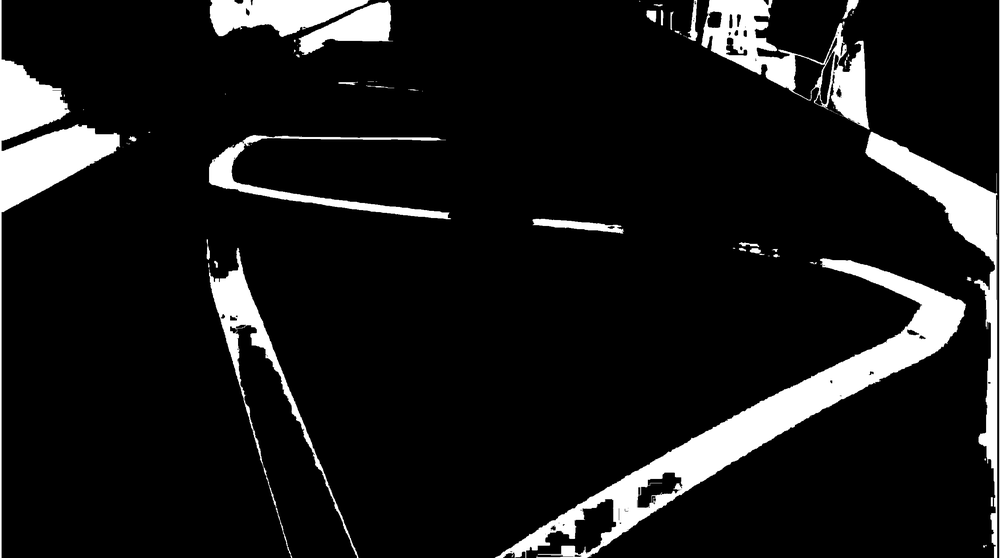
//> input picture tests_py/111.png, 1000 x 558 px, shrunk from 2516 x 1405 before the run, given in place of video.mp4, which was not available
$ ./main   (built with g++ and OpenCV 4)
//> lines starting //> are read from the running program, lines starting //| are printed output that depends on the picture; after the words box and inside, x2 and y2 are one past the last pixel; in counts of white or black regions, pixels touching at a corner belong together; pictures that were not available may be replaced by others from this repository, and a replacement may not be noted
#include <opencv2/opencv.hpp>
#include <iostream>
#include <chrono> // for timing
/*
Average preprocessing time: 0.000819749 seconds / frame
Average contour detection time: 0.000259412 seconds / frame
Correct contour detection rate: 95.6757%
*/
using namespace cv;
using namespace std;

// Function to perform preprocessing steps
// This function takes a frame of the video as input, performs preprocessing steps, and returns a binary mask of the region of interest (black -> white, other colors -> black)
void preprocessFrame(const Mat &inputFrame, Mat &outputFrame)
{
    // convert input frame to HSV color space
    Mat frame_hsv;
    cvtColor(inputFrame, frame_hsv, COLOR_BGR2HSV);

    // Smooth the image to reduce noise
    int blurSize = 7; // Adjust the size of the blur kernel
    GaussianBlur(frame_hsv, frame_hsv, Size(blurSize, blurSize), 0);

    // Filter out the colors that are not in the range of HSV values of interest
    Mat rangeFilteredMask;

    // method 1: HSV inrange filtering
    inRange(frame_hsv, Scalar(0, 0, 0), Scalar(180, 132, 107), rangeFilteredMask);

    // [11 lines of commented-out code are left out]
    int dilationSize = 12; // Adjust the size of the dilation kernel
    Mat kernel = getStructuringElement(MORPH_RECT, Size(dilationSize, dilationSize));
    dilate(rangeFilteredMask, rangeFilteredMask, kernel, Point(-1, -1), 1);
    erode(rangeFilteredMask, outputFrame, kernel, Point(-1, -1), 1);
}

// Function to detect contours
// returns true if contours are found, false otherwise
// stores the largest contour in largestContour
bool detectContours(const Mat &inputFrame, vector<Point> &largestContour)
{
    vector<vector<Point>> contours;
    findContours(inputFrame, contours, RETR_EXTERNAL, CHAIN_APPROX_SIMPLE);

    if (contours.empty())
    {
        // No contours found, return false
        return false;
    }

    int largest_contour_index = 0;
    double max_area = 0.0;
    for (size_t i = 0; i < contours.size(); i++)
    {
        double area = contourArea(contours[i]);
        if (area > max_area)
        {
            max_area = area;
            largest_contour_index = i;
        }
    }

    largestContour = contours[largest_contour_index];
    return true; // Contours found
}

int main()
{
    VideoCapture cap("/home/hat082/coursework/video.mp4");

    if (!cap.isOpened())
    {
        cout << "Error opening video file" << endl;
        return -1;
    }

    VideoWriter out;
    int frame_width = cap.get(CAP_PROP_FRAME_WIDTH);
    int frame_height = cap.get(CAP_PROP_FRAME_HEIGHT);
    out.open("/home/hat082/coursework/output_video.avi", VideoWriter::fourcc('M', 'J', 'P', 'G'), 25, Size(frame_width, frame_height), true);

    // Declaration for timing
    chrono::duration<double> total_preprocessing_time = chrono::duration<double>::zero();
    chrono::duration<double> total_contour_detection_time = chrono::duration<double>::zero();

    int frame_count = 0;   // to count the number of frames processed
    int correct_count = 0; // to count the number of frames with correct contour detection

    int split = 1;

    while (true)
    {
        Mat frame;
        cap >> frame;
//> frame is the input picture: 558 rows x 1000 cols, CV_8UC3; min 0, max 255, mean 26.2
        if (frame.empty())
        {
            cout << "End of video" << endl;
            break;
        }

        // define the region of interest
        // draw a rectangle on the frame to show the region of interest

        int x = frame.cols * 0.02;
//> x = 20
        int y = frame.rows * 0.5;
//> y = 279
        int width = frame.cols * 0.96;
//> width = 960
        int height = frame.rows * 0.3 / split;
//> height = 167
        Mat resultFrame;

        resultFrame = frame.clone(); // Copy the original frame to the output
                                     // #pragma omp parallel for
        for (int i = 0; i < split; i++)
        {
            Rect roi(x, (int)y + i * height, width, height);

            // Call the functions to perform operations
            Mat preprocessedFrame;
            vector<Point> largestContour;

            // Start timing for preprocessing
            auto start_preprocessing = chrono::high_resolution_clock::now();
            preprocessFrame(frame(roi), preprocessedFrame);
            total_preprocessing_time += chrono::high_resolution_clock::now() - start_preprocessing;

            // start timing for contour detection
            auto start_contour_detection = chrono::high_resolution_clock::now();

            rectangle(resultFrame, roi, Scalar(0, 255, 0), 2);
            // If a contour is detected, perform further operations on it
            if (detectContours(preprocessedFrame, largestContour))
            {
                // find the center of the largest contour and puttext on the frame
                Moments m = moments(largestContour, false);
                Point2f center(m.m10 / m.m00, m.m01 / m.m00);

                // end time for contour detection
                total_contour_detection_time += chrono::high_resolution_clock::now() - start_contour_detection;

                // Draw the largest contour and center of the largest contour on the frame
                drawContours(resultFrame(roi), vector<vector<Point>>{largestContour}, -1, Scalar(255, 255, 255), 2);
                circle(resultFrame(roi), center, 5, Scalar(0, 255, 255), -1);

                // draw the distance from the center of the frame to the center of the largest contour
                double distance = center.x - roi.width / 2;

                line(resultFrame(roi), center, Point(roi.width / 2, center.y), Scalar(0, 255, 255), 1);

                // puttext on the center of the line
                putText(resultFrame(roi), to_string(distance), Point(roi.width / 2 - 5, center.y - 5), FONT_HERSHEY_SIMPLEX, 0.2, Scalar(255, 255, 255), 1, LINE_AA);

                ostringstream text;
                text << "(" << center.x << "," << center.y << ")";

                // Check if the center of the largest contour is within the black line
                // cout << "Value at center: " << (int)preprocessedFrame.at<uchar>(center.y, center.x) << endl;
                if (preprocessedFrame.at<uchar>(center.y, center.x) == 255)
                {
                    correct_count++;
                    putText(resultFrame(roi), text.str(), Point(20, roi.height / 2), FONT_HERSHEY_SIMPLEX, 0.5, Scalar(255, 255, 255), 1, LINE_AA);
                }
                else
                {
                    putText(resultFrame(roi), text.str(), Point(20, roi.height / 2), FONT_HERSHEY_SIMPLEX, 0.5, Scalar(0, 0, 255), 1, LINE_AA);
                }
            }

            else
            {
                correct_count++;
                // end time for contour detection
                total_contour_detection_time += chrono::high_resolution_clock::now() - start_contour_detection;

                // puttext on the center of the frame
                ostringstream text;
                text << "Out of View";
                putText(resultFrame(roi), text.str(), Point(resultFrame(roi).cols / 2 - 5, resultFrame(roi).rows / 2), FONT_HERSHEY_SIMPLEX, 0.5, Scalar(0, 0, 255), 1, LINE_AA);
            }
        }
//> this loop made 1 pass
//> (center, distance) on pass 1: (Point(409.5, 79.48), -70.49)
//> pass 1, in preprocessFrame, `inRange(frame_hsv, Scalar(0, 0, 0), Scalar(180, 132, 107), rangeFilter..`:
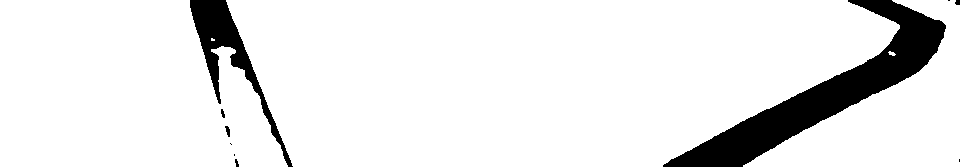
//> rangeFilteredMask: 167 rows x 960 cols, CV_8UC1; 90.9% white; 10 black regions (4 under 20 px), largest, box (x1, y1, x2, y2) and area: (663, 0, 946, 167) 11115, (190, 0, 293, 167) 3325, (225, 126, 230, 137) 35, (221, 109, 225, 118) 24, (955, 0, 960, 5) 22, (235, 159, 239, 167) 21
//> pass 1, in preprocessFrame, `dilate(rangeFilteredMask, rangeFilteredMask, kernel, Point(-1, -1), 1);`:
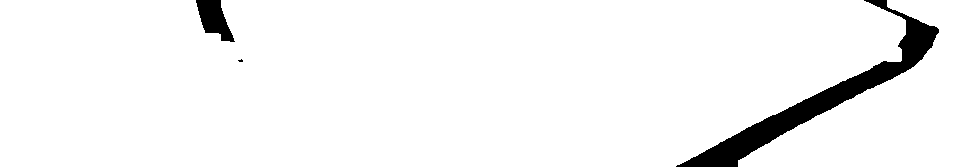
//> rangeFilteredMask: 167 rows x 960 cols, CV_8UC1; 95.6% white; 3 black regions (1 under 20 px), largest, box (x1, y1, x2, y2) and area: (676, 0, 939, 167) 6159, (196, 0, 235, 42) 918
//> after the loop:
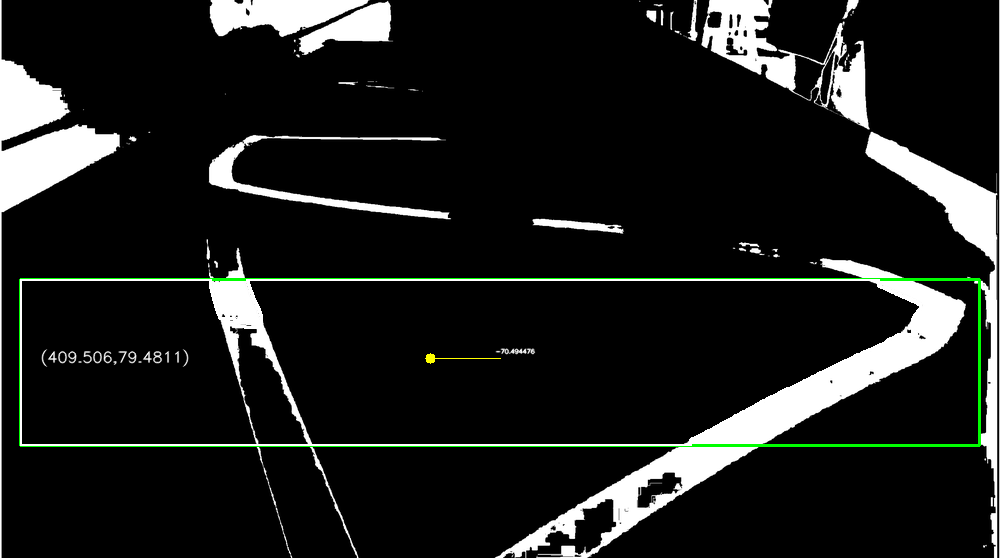
//> resultFrame: 558 rows x 1000 cols, CV_8UC3; 1.68% of pixels changed, all inside (x1, y1, x2, y2) = (19, 278, 981, 447)

        // Write the processed frame into the output video
        out.write(resultFrame);

        // [5 lines of commented-out code are left out]

        frame_count++;
    }

    cap.release();
    out.release();

    // Calculate average time for each section
    double avg_preprocessing_time = total_preprocessing_time.count() / frame_count;
    double avg_contour_detection_time = total_contour_detection_time.count() / frame_count;

    cout << "Total frames processed: " << frame_count << endl;
    cout << "Total preprocessing time: " << total_preprocessing_time.count() << " seconds" << endl;
    cout << "Total contour detection time: " << total_contour_detection_time.count() << " seconds" << endl;
    cout << "Average preprocessing time: " << avg_preprocessing_time << " seconds / frame" << endl;
    cout << "Average contour detection time: " << avg_contour_detection_time << " seconds / frame" << endl;
    cout << "Correct contour detection rate: " << (double)correct_count / (frame_count * split) * 100 << "%" << endl;

    return 0;
}

$ run again, on tests_py/222.png
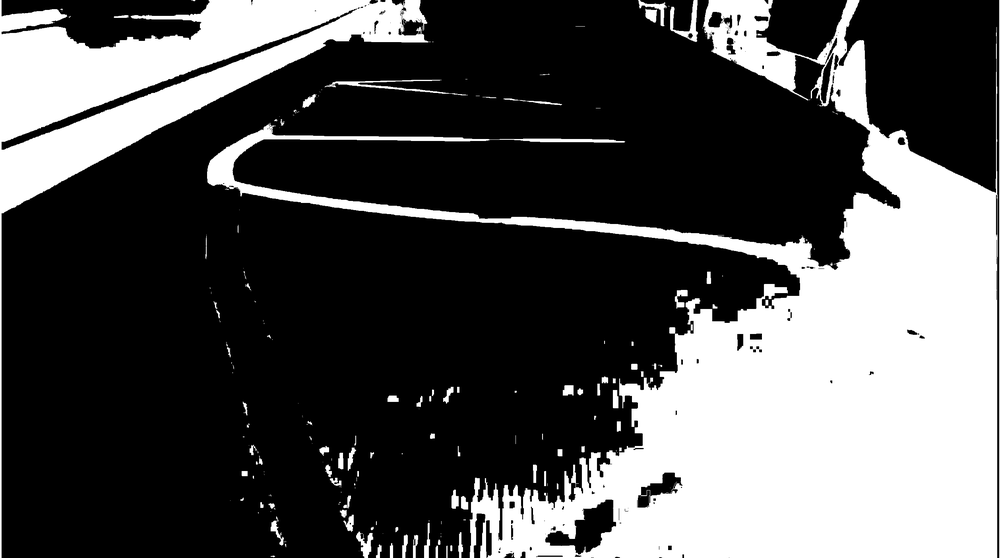
//> input picture tests_py/222.png, 1000 x 558 px, shrunk from 2516 x 1405 before the run, given in place of video.mp4, which was not available
//> frame is the input picture: 558 rows x 1000 cols, CV_8UC3; min 0, max 255, mean 81.4
//> the loop `for (int i = 0; i < split; i++)` made 1 pass
//> (center, distance) on pass 1: (Point(334.6, 79.42), -145.4)
//> pass 1, in preprocessFrame, `dilate(rangeFilteredMask, rangeFilteredMask, kernel, Point(-1, -1), 1);`:
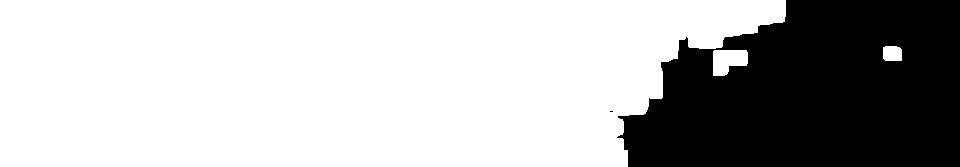
//> rangeFilteredMask: 167 rows x 960 cols, CV_8UC1; 71.3% white; 2 black regions (1 under 20 px), largest, box (x1, y1, x2, y2) and area: (617, 0, 960, 167) 45962
//> after the loop `for (int i = 0; i < split; i++)`:
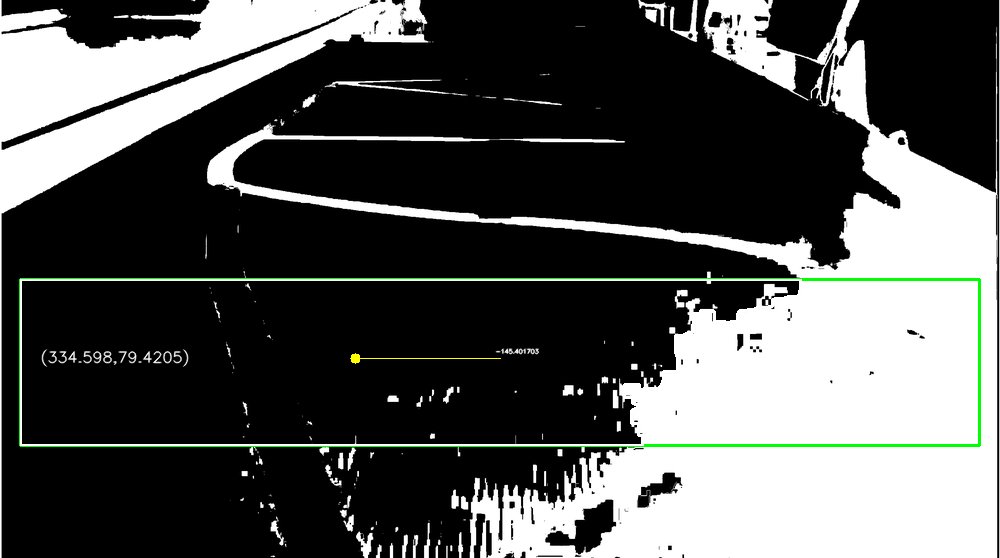
//> resultFrame: 558 rows x 1000 cols, CV_8UC3; 1.63% of pixels changed, all inside (x1, y1, x2, y2) = (19, 278, 981, 447)

$ run again, on tests_py/dialation.png
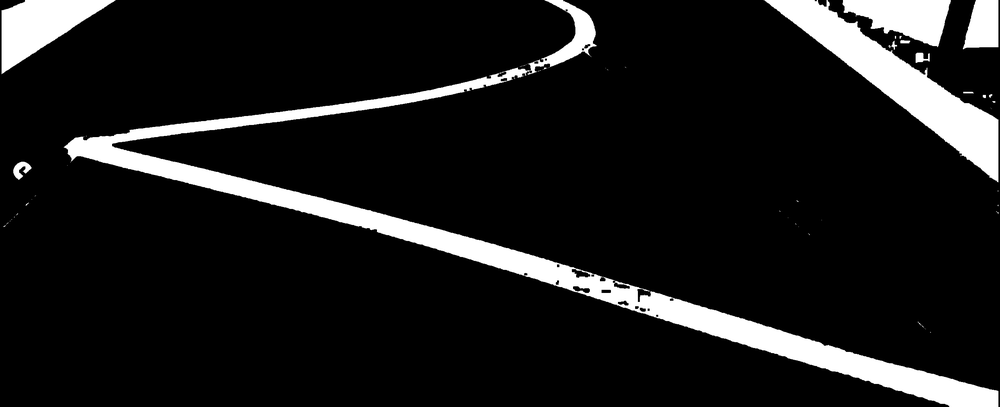
//> input picture tests_py/dialation.png, 1000 x 407 px, shrunk from 2560 x 1042 before the run, given in place of video.mp4, which was not available
//> frame is the input picture: 407 rows x 1000 cols, CV_8UC3; min 0, max 255, mean 27.8
//> the loop `for (int i = 0; i < split; i++)` made 1 pass
//> (center, distance) on pass 1: (Point(478.6, 60.64), -1.39)
//> pass 1, in preprocessFrame, `dilate(rangeFilteredMask, rangeFilteredMask, kernel, Point(-1, -1), 1);`:
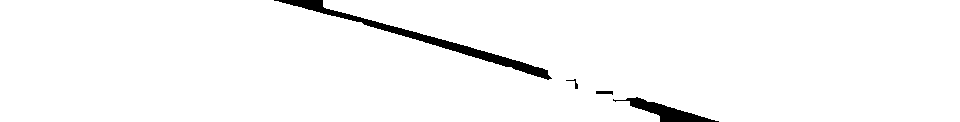
//> rangeFilteredMask: 122 rows x 960 cols, CV_8UC1; 97.4% white; 4 black regions, box (x1, y1, x2, y2) and area: (274, 0, 552, 80) 2056, (613, 97, 719, 122) 873, (596, 91, 613, 95) 52, (566, 79, 578, 89) 31
//> after the loop `for (int i = 0; i < split; i++)`:
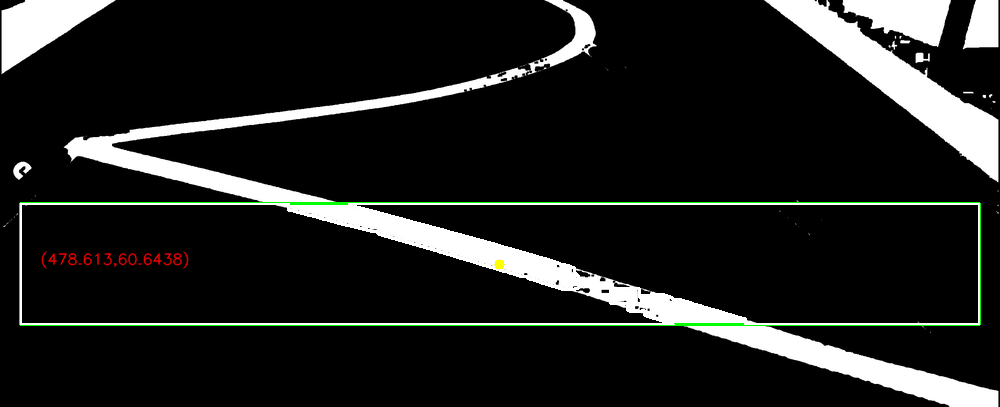
//> resultFrame: 407 rows x 1000 cols, CV_8UC3; 2.41% of pixels changed, all inside (x1, y1, x2, y2) = (19, 202, 981, 326)
